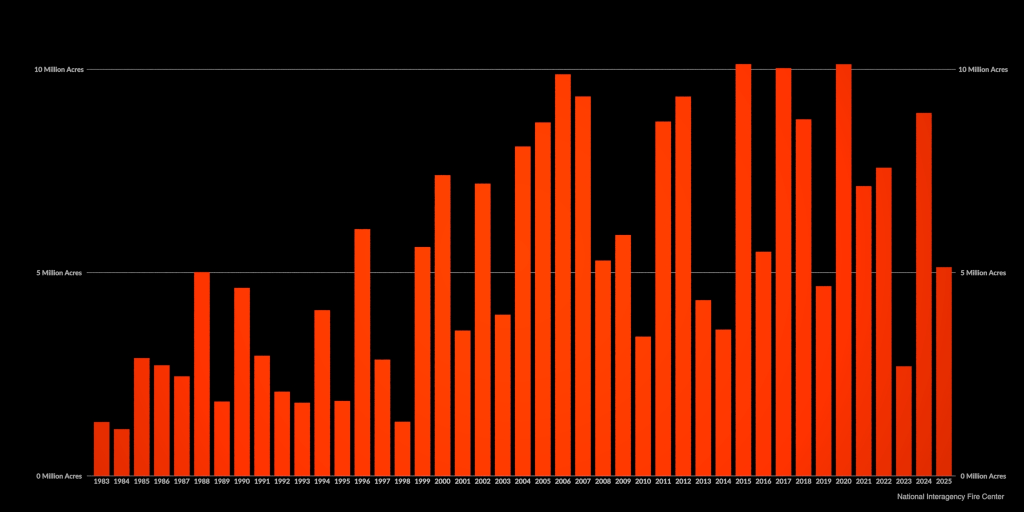
#> input picture spaceapps-2026/notes/feasibility/data/r4/fire.jpg, 2048 x 1024 px (shown at 1/2 size)
$ python r4_fire.py
#> lines starting #> are read from the running program, lines starting #| are printed output that depends on the picture; after the words box and inside, x2 and y2 are one past the last pixel; in counts of white or black regions, pixels touching at a corner belong together
import numpy as np
from PIL import Image
a=np.asarray(Image.open('../data/r4/fire.jpg').convert('RGB')).astype(int)
red=(a[:,:,0]>180)&(a[:,:,1]<110)&(a[:,:,2]<80)
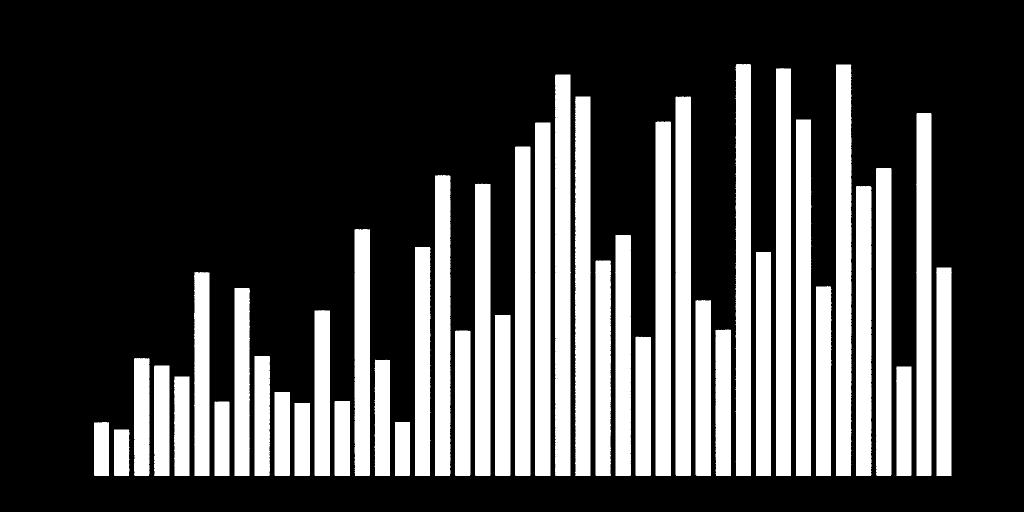
#> red: shape (1024, 2048) bool (shown at 1/2 size); 27.3% white; 43 white regions, largest, box (x1, y1, x2, y2) and area: (1672, 129, 1703, 952) 25142, (1471, 128, 1502, 952) 24859, (1110, 149, 1142, 952) 24833
res={}
for yr in range(1983,2026):
    x=int(round(203+40.1*(yr-1983)))
    col=red[100:950,x-6:x+7].mean(1)
    ys=np.where(col>0.8)[0]
    top=ys.min()+100
    res[yr]=(952-top)/81.3
    print(yr,'%.1f'%res[yr],end='; ')
#> this loop made 43 passes
#> top on passes 1 to 12: 845, 859, 717, 731, 753, 545, 803, 576, 712, 784, 806, 621
#| 1983 1.3;
#| 1984 1.1;
#| 1985 2.9;
#| 1986 2.7;
#| 1987 2.4;
#| 1988 5.0;
#| 1989 1.8;
#| 1990 4.6;
#> (further printed lines are left out)
#> after the loop, res = 43 items
print()
import statistics as s
d=lambda a,b:s.mean(res[y] for y in range(a,b+1))
print('mean 1983-92 %.1f, 1993-2002 %.1f, 2003-12 %.1f, 2013-22 %.1f'%(d(1983,1992),d(1993,2002),d(2003,2012),d(2013,2022)))
